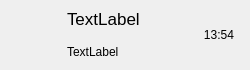
<?xml version="1.0" encoding="UTF-8"?>
<ui version="4.0">
 <class>UserWidget</class>
 <widget class="QWidget" name="UserWidget">
  <property name="geometry">
   <rect>
    <x>0</x>
    <y>0</y>
    <width>250</width>
    <height>70</height>
   </rect>
  </property>
  <property name="minimumSize">
   <size>
    <width>250</width>
    <height>70</height>
   </size>
  </property>
  <property name="maximumSize">
   <size>
    <width>250</width>
    <height>70</height>
   </size>
  </property>
  <property name="windowTitle">
   <string>Form</string>
  </property>
  <layout class="QHBoxLayout" name="horizontalLayout">
   <property name="topMargin">
    <number>2</number>
   </property>
   <property name="rightMargin">
    <number>6</number>
   </property>
   <property name="bottomMargin">
    <number>2</number>
   </property>
   <item>
    <widget class="QWidget" name="iconContainer" native="true">
     <property name="minimumSize">
      <size>
       <width>50</width>
       <height>50</height>
      </size>
     </property>
     <property name="maximumSize">
      <size>
       <width>50</width>
       <height>50</height>
      </size>
     </property>
     <widget class="QLabel" name="iconLb">
      <property name="geometry">
       <rect>
        <x>0</x>
        <y>0</y>
        <width>50</width>
        <height>50</height>
       </rect>
      </property>
      <property name="text">
       <string/>
      </property>
     </widget>
     <widget class="QLabel" name="redPointLb">
      <property name="geometry">
       <rect>
        <x>34</x>
        <y>0</y>
        <width>18</width>
        <height>18</height>
       </rect>
      </property>
      <property name="minimumSize">
       <size>
        <width>18</width>
        <height>18</height>
       </size>
      </property>
      <property name="maximumSize">
       <size>
        <width>18</width>
        <height>18</height>
       </size>
      </property>
      <property name="text">
       <string/>
      </property>
     </widget>
    </widget>
   </item>
   <item>
    <layout class="QVBoxLayout" name="verticalLayout">
     <property name="spacing">
      <number>1</number>
     </property>
     <item>
      <widget class="QLabel" name="nameLb">
       <property name="font">
        <font>
         <pointsize>13</pointsize>
        </font>
       </property>
       <property name="text">
        <string>TextLabel</string>
       </property>
      </widget>
     </item>
     <item>
      <widget class="QLabel" name="msgLb">
       <property name="text">
        <string>TextLabel</string>
       </property>
      </widget>
     </item>
    </layout>
   </item>
   <item>
    <widget class="QLabel" name="timeLb">
     <property name="minimumSize">
      <size>
       <width>50</width>
       <height>50</height>
      </size>
     </property>
     <property name="maximumSize">
      <size>
       <width>50</width>
       <height>50</height>
      </size>
     </property>
     <property name="text">
      <string>13:54</string>
     </property>
     <property name="alignment">
      <set>Qt::AlignmentFlag::AlignCenter</set>
     </property>
    </widget>
   </item>
  </layout>
 </widget>
 <resources/>
 <connections/>
</ui>
